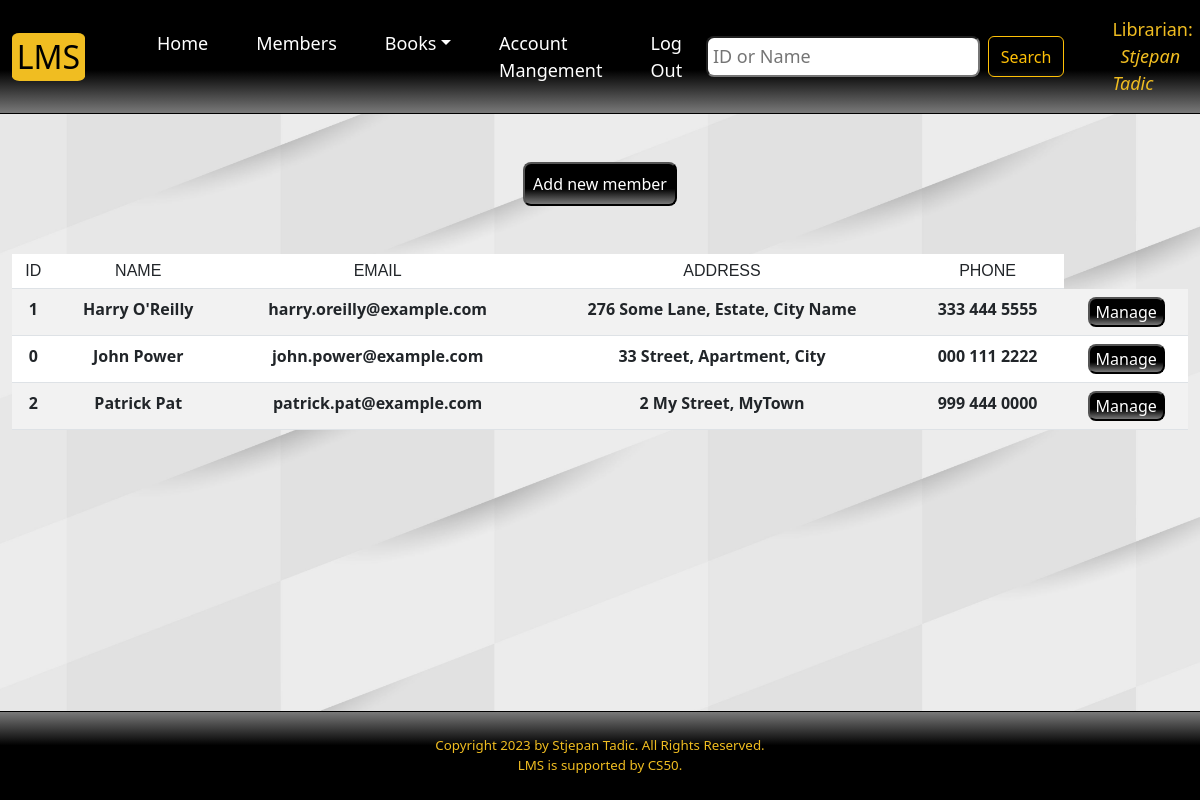
Page /members (signed in) on the committed database.
### tables this page shows
CREATE TABLE "staff" ("staff_id" INTEGER PRIMARY KEY AUTOINCREMENT UNIQUE NOT NULL, "name" TEXT NOT NULL, "username" TEXT NOT NULL, "hash" TEXT NOT NULL, time TIMESTAMP NOT NULL DEFAULT CURRENT_TIMESTAMP
);

CREATE TABLE "members" ("member_id" INTEGER PRIMARY KEY AUTOINCREMENT UNIQUE NOT NULL, "name" TEXT NOT NULL, "email" TEXT NOT NULL, "address" TEXT NOT NULL, phone VARCHAR(20) NOT NULL,
time TIMESTAMP NOT NULL DEFAULT CURRENT_TIMESTAMP);

### app.py (the view)
@app.route('/members')
@login_required
def members():
    user_id = session['user_id']
    name = db.execute('SELECT name FROM staff WHERE staff_id = ?', user_id)[0]['name']
    members = db.execute('SELECT * FROM members ORDER BY name ASC')
    q = request.args.get('query')
    if q:
        members = db.execute('SELECT * FROM members WHERE member_id LIKE ? OR name LIKE ?', '%' + q + '%', '%' + q + '%')
        return render_template('members.html', name=name, members=members)
    return render_template('members.html', name=name, members=members)

### app.py (called while the page is built)
@app.after_request
def after_request(response):
    response.headers["Cache-Control"] = "no-cache, no-store, must-revalidate"
    response.headers["Expires"] = 0
    response.headers["Pragma"] = "no-cache"
    return response

def login_required(f):
    @wraps(f)
    def decorated_function(*args, **kwargs):
        if session.get("user_id") is None:
            return redirect("/login")
        return f(*args, **kwargs)
    return decorated_function

### templates/members.html (shortened to what this page needs)
{% extends "layout.html" %}
{% block search %}
<form class="d-flex" role="search">
    <input class="search me-2" type="search" name="query" autocomplete="off" placeholder="ID or Name" aria-label="Search">
    <button class="btn btn-outline-warning" type="submit">Search</button>
</form>
{% endblock %}
{% block main %}
<form>
    <button id="member-button">Add new member</button>
</form>
<table class="table table-striped">
    <thead>
        <tr>
            <th scope="col">ID</th>
            <th scope="col">NAME</th>
            <th scope="col">EMAIL</th>
            <th scope="col">ADDRESS</th>
            <th scope="col">PHONE</th>
        </tr>
    </thead>
    <tbody>
        {% for member in members %}
        <tr>
            <td>{{ member.member_id }}</td>
            <td>{{ member.name }}</td>
            <td>{{ member.email }}</td>
            <td>{{ member.address }}</td>
            <td>{{ member.phone }}</td>
            <td><button action="/manage" class="table-button">Manage</button></td>
        </tr>
        {% endfor %}
    </tbody>
</table>
{% endblock %}

### templates/layout.html (shortened to what this page needs)
<!DOCTYPE html>
<html land="en">
<head>
    <link href="https://cdn.jsdelivr.net/npm/bootstrap@5.3.0-alpha1/dist/css/bootstrap.min.css" rel="stylesheet">
    <link href="../static/styles.css" rel="stylesheet">
</head>
<body>
    <nav class="navbar navbar-expand-lg">
        <div class="container-fluid">
            <a class="navbar-brand" href="/">LMS</a>
            <div class="collapse navbar-collapse" id="navbarSupportedContent">
                {% if session["user_id"] %}
                    <ul class="navbar-nav me-auto mb-2 mb-lg-0">
                        <li class="nav-item"><a class="nav-link" aria-current="page" href="/">Home</a></li>
                        <li class="nav-item"><a class="nav-link" href="/members">Members</a></li>
                        <li class="nav-item dropdown">
                            <a class="nav-link dropdown-toggle" href="#" role="button" data-bs-toggle="dropdown" aria-expanded="false">Books</a>
                        </li>
                        <li class="nav-item"><a class="nav-link" aria-current="page" href="#">Account Mangement</a></li>
                        <li class="nav-item"><a class="nav-link" aria-current="page" href="/logout">Log Out</a></li>
                    </ul>
                    {% block search %}{% endblock %}
                    <div class="nav-item" id="user">Librarian: <span style="font-style: italic; padding-left: 0.5rem;">{{ name }}</span></div>
                {% endif %}
            </div>
        </div>
    </nav>
    <main class="container-fluid text-center py-5">
        {% block main %}
        {% endblock %}
    </main>
    <footer>
        Copyright 2023 by Stjepan Tadic. All Rights Reserved.<br>
        LMS is supported by CS50.
    </footer>
</body>
</html>

### static/styles.css (style rules this page uses)
body { background-image: url("pattern.jpg"); background-attachment: fixed; min-height: 100vh; display: flex; flex-direction: column; background-position: center center; background-size: cover; }
nav { background-image: linear-gradient(180deg, rgba(0,0,0,1) 62%, rgba(121,121,121,1) 100%); border-bottom: solid black 0.1rem; }
.navbar { font-size: large; }
.nav-item { padding: 0.5rem 1rem; }
.navbar-brand { margin-right: 3rem; border-radius: 10%; padding: 0 0.3rem; font-size: 2rem; background-color: rgb(240, 189, 33); }
.nav-link { color: white; }
.search { background-color: white; border-radius: 0.5rem; padding: 0.3rem; }
footer { background-image: linear-gradient(0deg, rgba(0,0,0,1) 62%, rgba(121,121,121,1) 100%); margin-top: auto; padding: 1.5rem; color: rgb(240, 189, 33);; font-size: smaller; text-align: center; border-top: solid black 0.1rem; }
#user { color: rgb(240, 189, 33); float: right; margin-left: 2rem; }
.table { font-weight: bold; }
th { font: caption; }
.table-button { color: white; background-image: linear-gradient(180deg, rgba(0,0,0,1) 62%, rgba(121,121,121,1) 100%); border-radius: 0.5rem; }
#member-button { color: white; background-image: linear-gradient(180deg, rgba(0,0,0,1) 62%, rgba(121,121,121,1) 100%); border-radius: 0.5rem; padding: 0.5rem; margin-bottom: 3rem; }

### rows in the picture
staff: name "Stjepan Tadic"
members: member_id "1", name "Harry O'Reilly", email "harry.oreilly@example.com", address "276 Some Lane, Estate, City Name", phone "333 444 5555"
members: member_id "0", name "John Power", email "john.power@example.com", address "33 Street, Apartment, City", phone "000 111 2222"
members: member_id "2", name "Patrick Pat", email "patrick.pat@example.com", address "2 My Street, MyTown", phone "999 444 0000"
